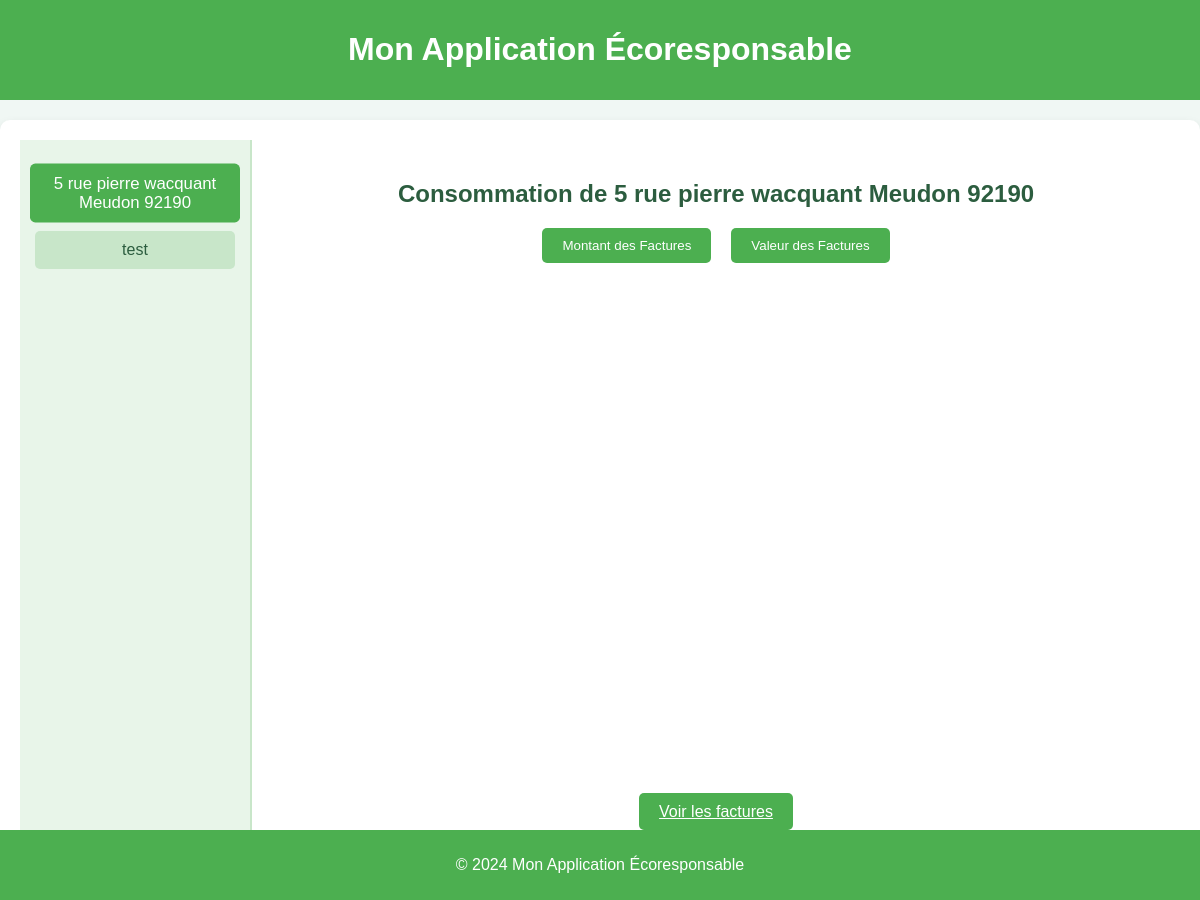
The app's page /consommation_par_logement, older data.
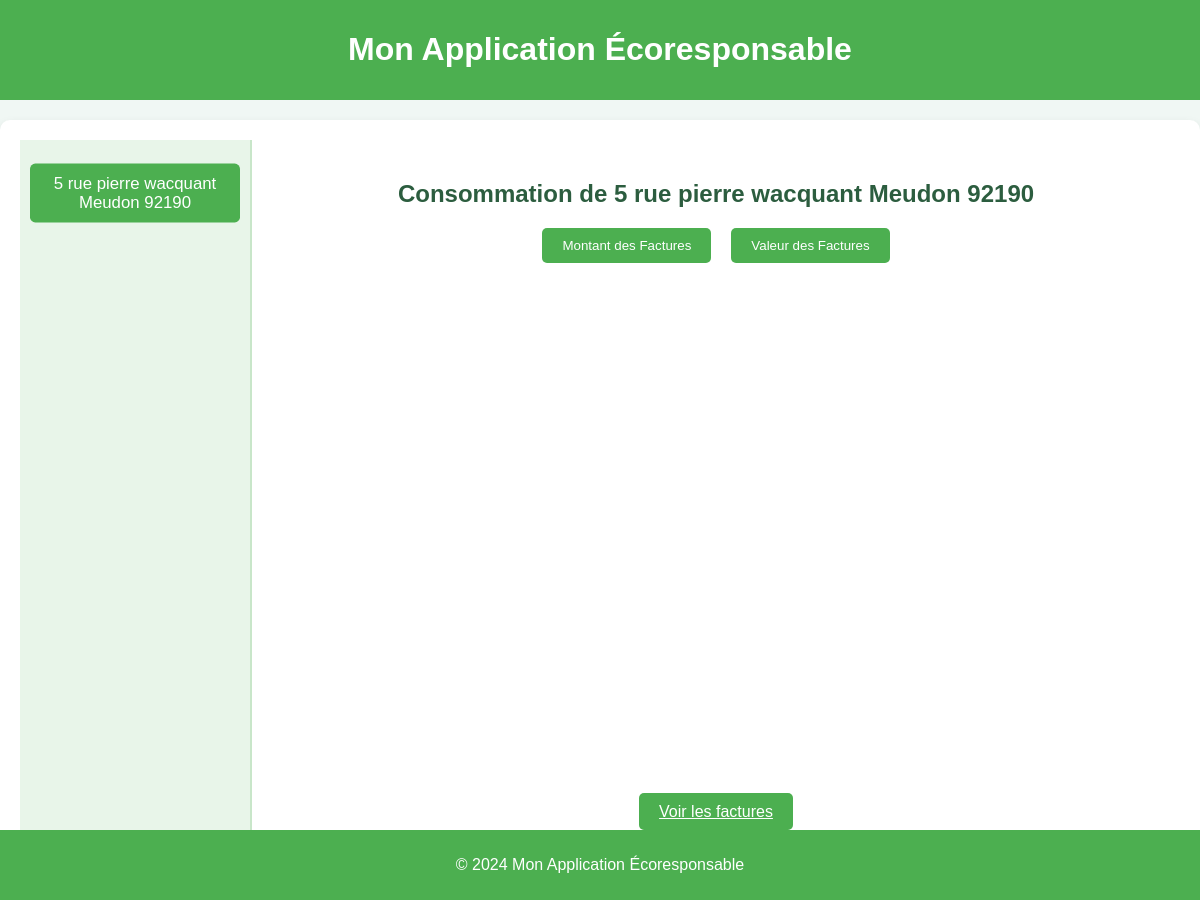
The same page, newer data.
### tables this page shows
CREATE TABLE Housing (
housing_id INTEGER PRIMARY KEY, -- Identifiant unique pour chaque logement
address VARCHAR(255), -- Adresse du logement
phone_number VARCHAR(20), -- NumÃ©ro de contact pour le logement
ip_address VARCHAR(15), -- Adresse IP associÃ©e au logement
insert_date TIMESTAMP DEFAULT CURRENT_TIMESTAMP -- Horodatage de l'ajout de l'enregistrement
);

### main.py (the view)
@app.get("/consommation_par_logement", response_class=HTMLResponse)
def consommation_par_logement(request: Request, logement_id: int = None):
    conn = get_db_connection()
    logements = conn.execute("SELECT housing_id, address FROM Housing").fetchall()
    if logement_id is None:
        logement_id = 1  # Sélection par défaut du logement 1
    selected_logement = conn.execute(
        "SELECT address FROM Housing WHERE housing_id = ?", (logement_id,)
    ).fetchone()
    factures = conn.execute(
        "SELECT type, SUM(amount) as total_amount, SUM(value) as total_value "
        "FROM Invoice WHERE housing_id = ? GROUP BY type", (logement_id,)
    ).fetchall()
    chart_data = {
        "amount": [["Type", "Montant"]] + [ [row["type"], row["total_amount"]] for row in factures],
        "value": [["Type", "Valeur"]] + [ [row["type"], row["total_value"]] for row in factures],
    }
    message = "Aucune facture assignée à ce logement." if not factures else ""
    conn.close()
    return templates.TemplateResponse("consommation_par_logement.html", {
        "request": request,
        "logements": logements,
        "selected_id": logement_id,
        "selected_logement_address": selected_logement["address"] if selected_logement else "Logement par Défaut",
        "chart_data": chart_data,
        "message": message
    })

### templates/consommation_par_logement.html (shortened to what this page needs)
{% extends "layout.html" %}
{% block content %}
<div class="container">
    <div class="menu">
        {% for logement in logements %}
        <div class="menu-item {% if logement.housing_id == selected_id %}active{% endif %}"
             onclick="location.href='?logement_id={{ logement.housing_id }}'">
            {{ logement.address }}
        </div>
        {% endfor %}
    </div>
    <div class="content">
        <h2>Consommation de {{ selected_logement_address or 'Logement par Défaut' }}</h2>
        {% if message %}
        <p class="message">{{ message }}</p>
        {% else %}
        <div class="chart-toggle">
            <button onclick="setChartType('amount')">Montant des Factures</button>
            <button onclick="setChartType('value')">Valeur des Factures</button>
        </div>
        <div id="chart_div"></div>
        {% endif %}
        <p style="text-align: center; margin-top: 20px;">
            <a href="/visualiser_factures" class="btn">Voir les factures</a>
        </p>
    </div>
</div>
{% endblock %}

Row changes from the older to the newer data that the page shows:
removed Housing: address "test"
